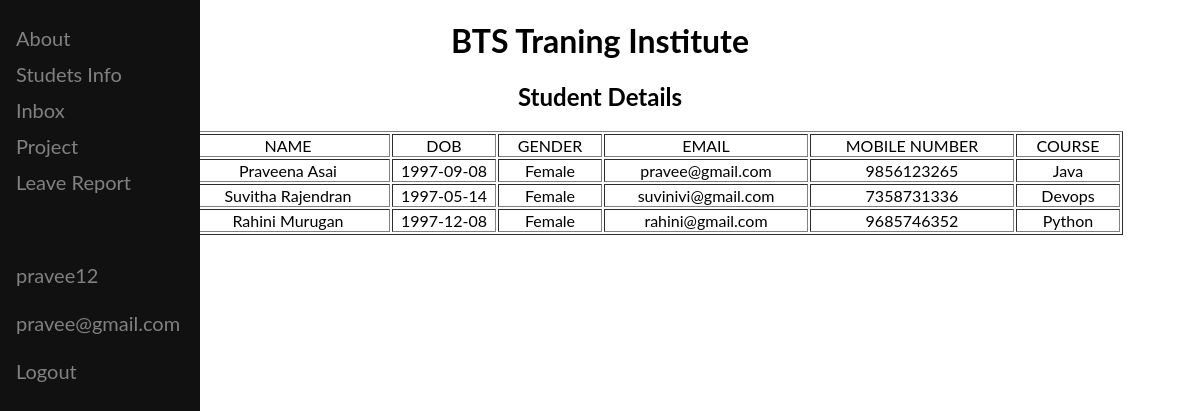
/stdinfo (signed in), run on the app's committed database.
### chat/models.py (models this page shows, shortened)
class Registerinfo(models.Model):
    first_name= models.CharField(max_length=1000)
    last_name= models.CharField(max_length=1000)
    dob = models.CharField(max_length=1000)
    gender = models.CharField(max_length=1000)
    mail = models.CharField(max_length=1000)
    mobile_number = models.CharField(max_length=1000)
    course = models.CharField(max_length=1000)

### chat/views.py (the view)
# urls.py: path('stdinfo', views.stdinfo, name='stdinfo'),
def stdinfo(request):
    tit = "Student Details"
    queryset = Registerinfo.objects.all()
    return render(request, 'studentinfo.html',{'all':queryset, 't':tit})

### templates/studentinfo.html (shortened to what this page needs)
<!DOCTYPE html>
<html>
<head>
<link rel="stylesheet" href="https://cdnjs.cloudflare.com/ajax/libs/font-awesome/4.7.0/css/font-awesome.min.css">
</head>
<body>
<div class="sidenav">
<a href="/smain">About</a>
<a href="/stdinfo">Studets Info</a>
<a href="/stf_home">Inbox</a>
<a href="/project">Project</a>
<a href="/std_leave">Leave Report</a><br><br><br>
<a>{{user.username}}<a>
  <a>{{user.email}}<a>
<a href="/login_user">Logout</a>
</body>
<center><h1>BTS Traning Institute</h1></center>
<center><h2>{{t}}</h2></center>
<table align="center", border="1">
    <thead>
        <tr align="center">
            <td style="width: 100px">S No.</td>
            <td style="width: 200px">NAME</td>
            <td style="width: 100px">DOB</td>
            <td style="width: 100px">GENDER</td>
            <td style="width: 200px">EMAIL</td>
            <td style="width: 200px">MOBILE NUMBER</td>
            <td style="width: 100px">COURSE</td>
        </tr>
    </thead>
    {% for item in all %}
    <tbody>
        <tr align="center">
            <td>{{forloop.counter}}</td>
            <td>{{item.first_name}} {{item.last_name}}</td>
            <td>{{item.dob}}</td>
            <td>{{item.gender}}</td>
            <td>{{item.mail}}</td>
            <td>{{item.mobile_number}}</td>
            <td>{{item.course}}</td>
        </tr>
    </tbody>
    {% endfor %}
</table>
</html>

### templates/studentinfo.html (style rules this page uses)
body { font-family: "Lato", sans-serif; }
.sidenav { height: 100%; width: 200px; position: fixed; z-index: 1; top: 0; left: 0; background-color: #111; overflow-x: hidden; padding-top: 20px; }
.sidenav a, .dropdown-btn { padding: 6px 8px 6px 16px; text-decoration: none; font-size: 20px; color: #818181; display: block; border: none; background: none; width: 100%; text-align: left; cursor: pointer; outline: none; }

### data on the page
Registerinfo: first_name "Praveena", last_name "Asai", dob "1997-09-08", gender "Female", mail "pravee@gmail.com", mobile_number "9856123265", course "Java"
Registerinfo: first_name "Suvitha", last_name "Rajendran", dob "1997-05-14", gender "Female", mail "suvinivi@gmail.com", mobile_number "7358731336", course "Devops"
Registerinfo: first_name "Rahini", last_name "Murugan", dob "1997-12-08", gender "Female", mail "rahini@gmail.com", mobile_number "9685746352", course "Python"

### other printed values
{{ user.username }} "pravee12"
{{ user.email }} "pravee@gmail.com"
{{ t }} "Student Details"
